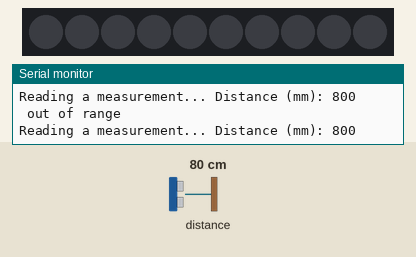
Recording of a sketch running on a simulated Arduino Uno, built with avr-gcc and run on an emulated ATmega328P. Parts: 10 RGB LEDs in strip order, left to right, the last lines printed to the serial monitor. The test bench sets the inputs (shaded band); at power-on: distance to the obstacle 80 cm. Dim RGB values are drawn brighter than linear.

Above: at 1.2 s.
1.3 s: distance to the obstacle set to 2 cm
At 1.5 s:
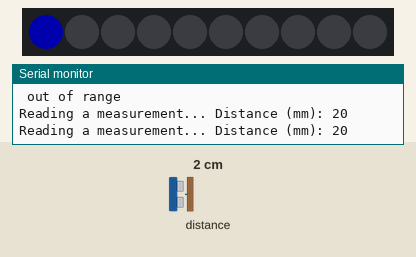
4.3 s: distance to the obstacle set to 35 cm
At 4.9 s:
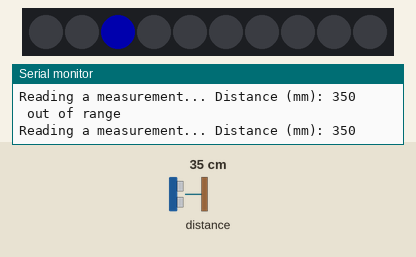
Timing chart, 0 to 7.3 s (numbered marks = the images above; inputs shaded):
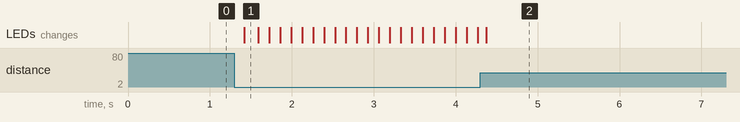

The sketch:

LaserDistanceExample.ino
```cpp
#include <FastLED.h>
#include "Adafruit_VL53L0X.h"


//how many leds are in your string?
#define NUM_LEDS 10

//The GPIO connected to Data on the LED
#define LED_PIN 15

// An array of leds using the FASTLED library
CRGB leds[NUM_LEDS];

Adafruit_VL53L0X lox = Adafruit_VL53L0X();


//an integer to show which LED we are going to light up
int id = 0;

void setup() {

  //from the laser code
  Serial.begin(115200);
  // wait until serial port opens for native USB devices
  while (! Serial) {
    delay(1);
  }
  Serial.println("Adafruit VL53L0X test");
  if (!lox.begin()) {
    Serial.println(F("Failed to boot VL53L0X"));
    while(1);
  }
  // power
  Serial.println(F("VL53L0X API Simple Ranging example\n\n"));

  //from the LED code
  FastLED.addLeds<WS2812B, LED_PIN, GRB>(leds, NUM_LEDS);

  //this number changes brightness 0-255
  FastLED.setBrightness(50);
}

void loop() {

  VL53L0X_RangingMeasurementData_t measure;

  Serial.print("Reading a measurement... ");
  lox.rangingTest(&measure, false); // pass in 'true' to get debug data printout!

  // && means "and".  != means does not equal
  if (measure.RangeStatus != 4 && measure.RangeMilliMeter < 200){  // phase failures have incorrect data
    Serial.print("Distance (mm): ");
    Serial.println(measure.RangeMilliMeter);

    //from the Laser code
    //turns off all leds, turns on led at id, then increases id integer.
    for(int i = 0; i < NUM_LEDS; i++){
      leds[i] = CRGB(0,0,0);
    }
    leds[id] = CRGB(0,0,255);
    id = id+1;
    if (id >= NUM_LEDS){
      id = 0;
    }
    delay(100);
    FastLED.show();

  } else {
    Serial.print("Distance (mm): ");
    Serial.println(measure.RangeMilliMeter);
    Serial.println(" out of range ");
  }


}
```

Measured:
- after the input at 1.3 s, the LEDs: change after 0.12 s (image 1)
